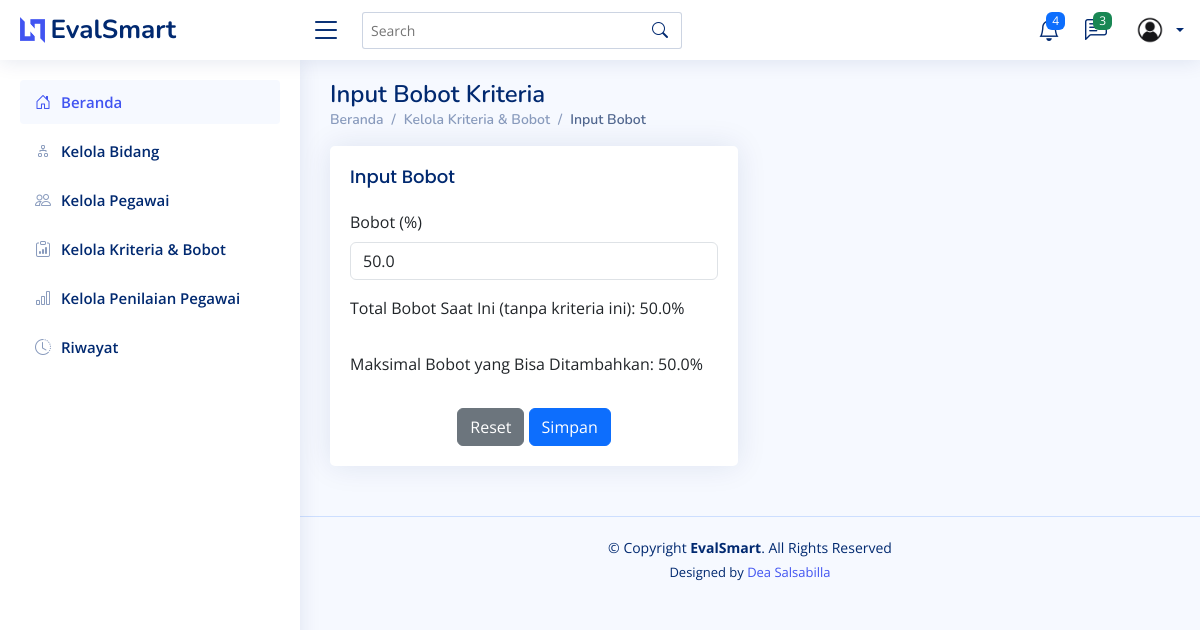
The page /kriteria/2/input-bobot/ on the database as committed earlier.
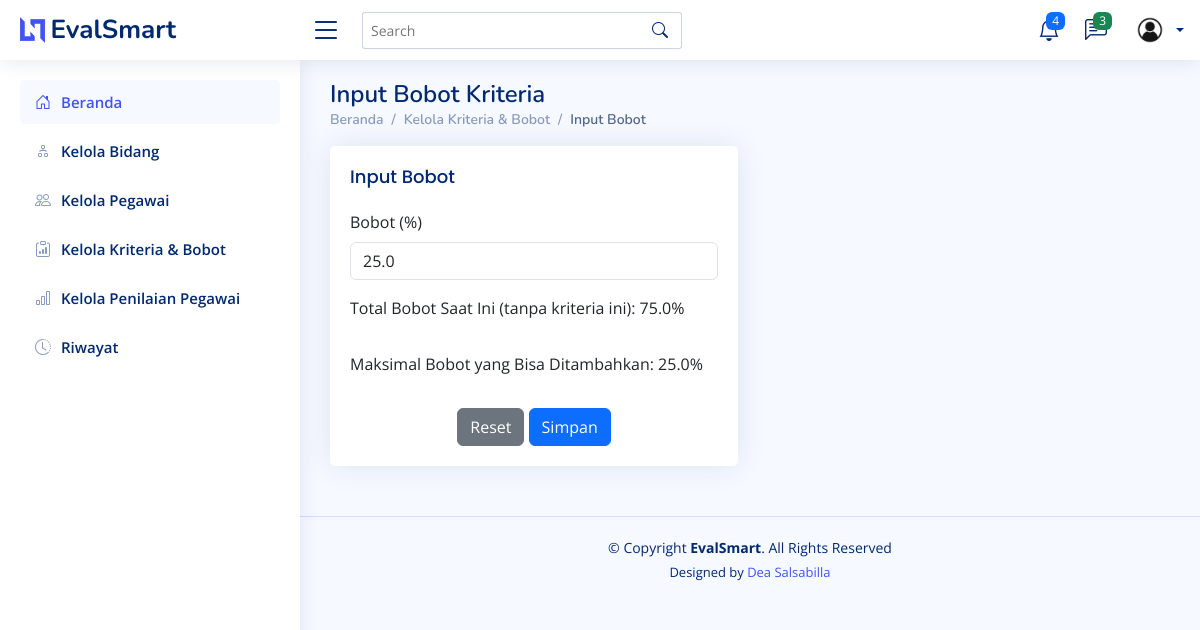
The same page on the database as committed later.
### testing/models.py (models this page shows, shortened)
class Kriteria(models.Model):
    TIPE_CHOICES = [
        ('benefit', 'Benefit'),
        ('cost', 'Cost'),
    ]
    id = models.AutoField(primary_key=True)  # ID otomatis
    nama = models.CharField(max_length=100)  # Nama kriteria
    bobot = models.FloatField(default=0, null=False, blank=False)  # Bobot, default 0
    tipe = models.CharField(max_length=10, choices=TIPE_CHOICES, default='benefit')  # Tipe kriteria (Benefit/Cost)
    class Meta:
        verbose_name_plural = "Kriteria"
        ordering = ['nama']  # Urutkan berdasarkan nama secara default

### testing/views.py (the view, shortened to what this page needs)
# urls.py: path('kriteria/<int:kriteria_id>/input-bobot/', views.input_bobot, name='input_bobot'),
def input_bobot(request, kriteria_id):
    kriteria = get_object_or_404(Kriteria, id=kriteria_id)
    total_bobot_sekarang = Kriteria.objects.exclude(id=kriteria.id).aggregate(total=Sum('bobot'))['total'] or 0
    context = {
        'kriteria': kriteria,
        'total_bobot_sekarang': total_bobot_sekarang,
        'bobot_maksimal': 100 - total_bobot_sekarang,
    }
    return render(request, 'bobot_kriteria.html', context)

### testing/templates/bobot_kriteria.html (shortened to what this page needs)
<!DOCTYPE html>
<html lang="en">
  <head>
    {% load static %}
    <link href="{% static 'assets/vendor/bootstrap/css/bootstrap.min.css' %}" rel="stylesheet" />
    <link href="{% static 'assets/vendor/bootstrap-icons/bootstrap-icons.css' %}" rel="stylesheet" />
    <link href="{% static 'assets/vendor/boxicons/css/boxicons.min.css' %}" rel="stylesheet" />
    <link href="{% static 'assets/vendor/quill/quill.snow.css' %}" rel="stylesheet" />
    <link href="{% static 'assets/vendor/quill/quill.bubble.css' %}" rel="stylesheet" />
    <link href="{% static 'assets/vendor/remixicon/remixicon.css' %}" rel="stylesheet" />
    <link href="{% static 'assets/vendor/simple-datatables/style.css' %}" rel="stylesheet" />
    <link href="{% static 'assets/css/style.css' %}" rel="stylesheet" />
  </head>
  <body>
    {% include 'partials/header.html' %}
    {% include 'partials/sidebar.html' %}
    <main id="main" class="main">
      <div class="pagetitle">
        <h1>Input Bobot Kriteria</h1>
        <nav>
          <ol class="breadcrumb">
            <li class="breadcrumb-item">
              <a href="{% url 'home' %}">Beranda</a>
            </li>
            <li class="breadcrumb-item">Kelola Kriteria & Bobot</li>
            <li class="breadcrumb-item active">Input Bobot</li>
          </ol>
        </nav>
      </div>
      <section class="section">
        <div class="row">
          <div class="col-lg-6">
            <div class="card">
              <div class="card-body">
                <h5 class="card-title">Input Bobot</h5>
                <form class="row g-3" method="post">
                  <div class="col-12">
                    <label for="bobot" class="form-label">Bobot (%)</label>
                    <input type="number" class="form-control" id="bobot" name="bobot" step="0.01" value="{{ kriteria.bobot }}" max="{{ bobot_maksimal }}" required />
                  </div>
                  <p>Total Bobot Saat Ini (tanpa kriteria ini): {{ total_bobot_sekarang }}%</p>
                  <p>Maksimal Bobot yang Bisa Ditambahkan: {{ bobot_maksimal }}%</p>
                  <div class="text-center">
                    <button type="reset" class="btn btn-secondary">Reset</button>
                    <button type="submit" class="btn btn-primary">Simpan</button>
                  </div>
                </form>
              </div>
            </div>
          </div>
        </div>
      </section>
    </main>
    {% include 'partials/footer.html' %}
  </body>
</html>

Rows that differ between the two databases and show on the page:
changed Kriteria: bobot "50.0" → "25.0"
Other text that changed with them:
{{ total_bobot_sekarang }}: "50.0" → "75.0"
{{ bobot_maksimal }}: "50.0" → "25.0"
